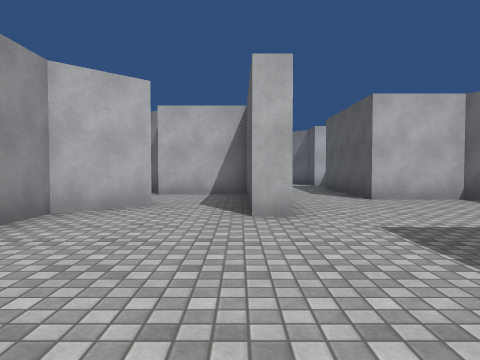
view 1 (above)

15 first-person views from a walk through a scene from a Unity 3-D project. The camera is 1.2 m above the floor, tilts 2° down and sees 70° across. The floor is counted in squares, 2 m on a side. Each view is taken from the middle of a square. On the plan, view 1 faces up. The plan holds only what a view shows up to about 10 squares ahead; the rest is blank. The place goes on beyond the plan. Surface patterns are stand-ins for the level's own textures.

view 2
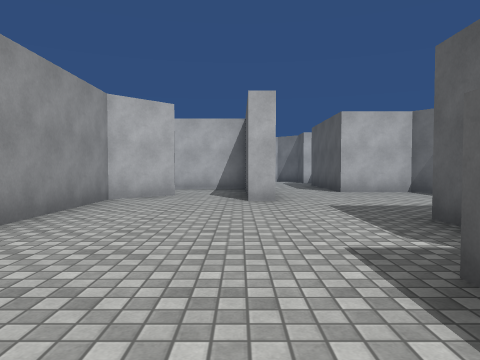

view 3
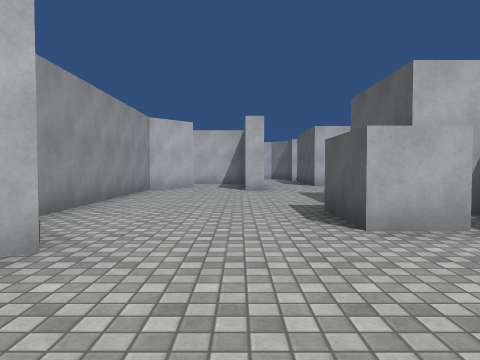

view 4
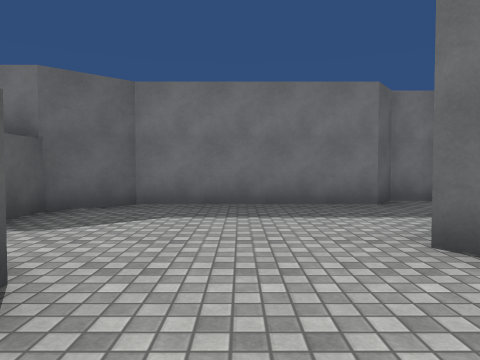

view 5
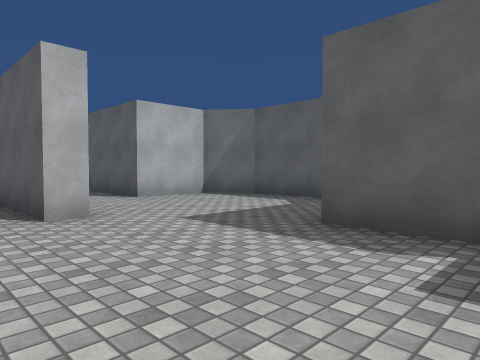

view 6
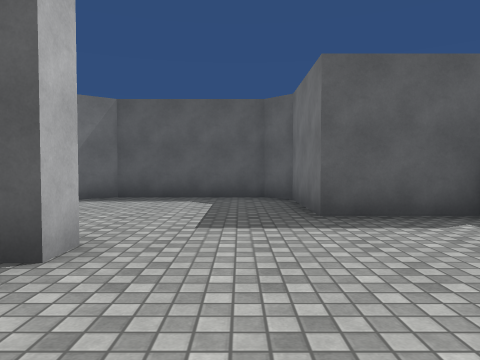

view 7
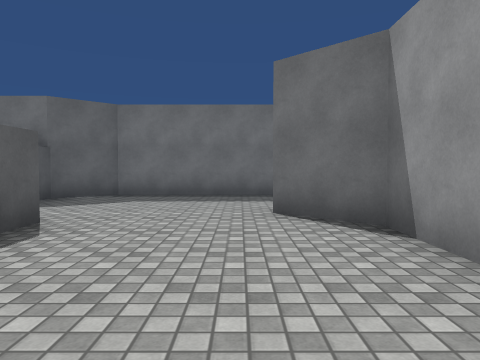

view 8
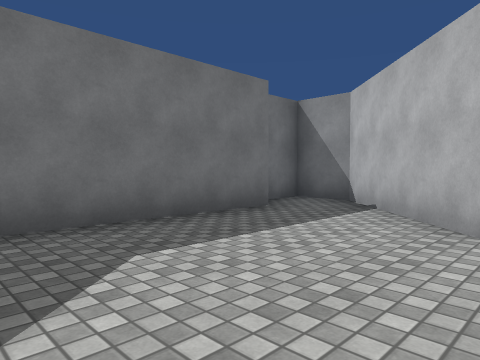

view 9
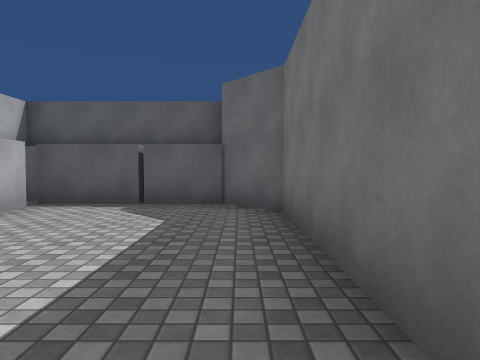

view 10
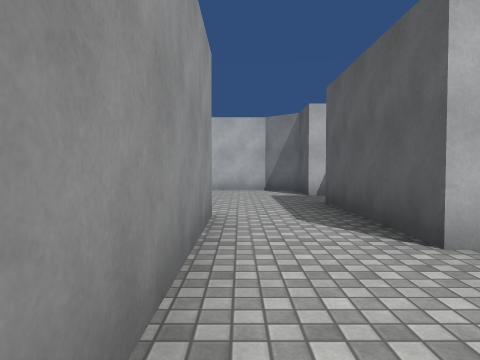

view 11
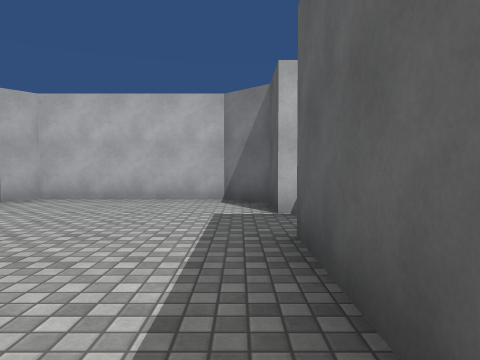

view 12
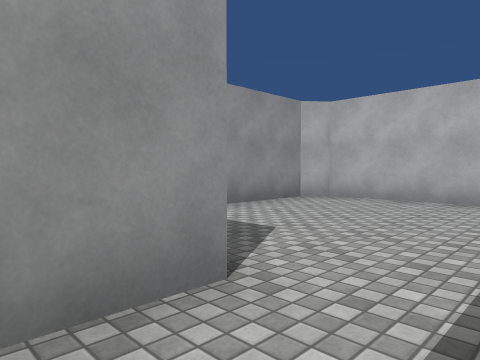

view 13
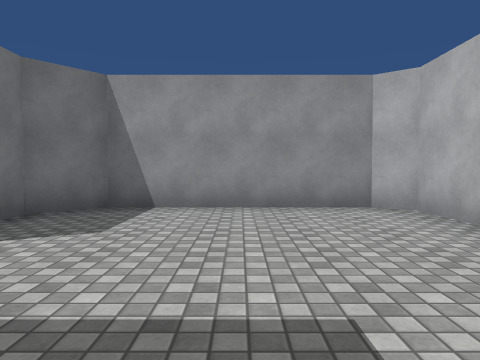

view 14
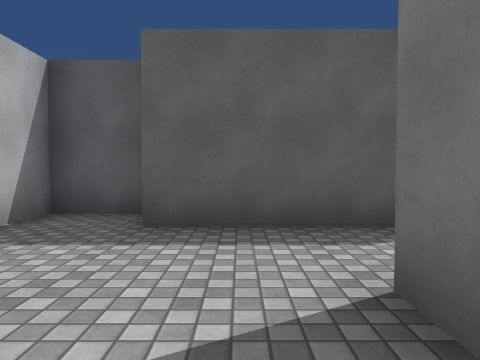

view 15
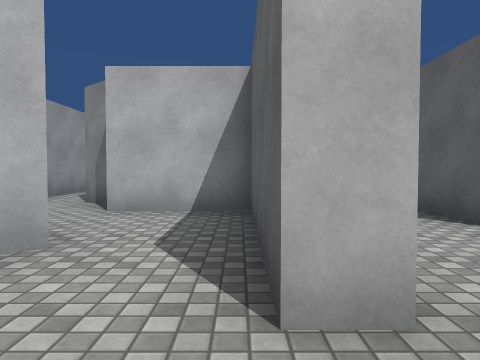

### Floor plan
Ten units are one square. View 1 is at (0, 0); x grows to the right and y downward. Boxes are objects, and circles mark ways between rooms. Rooms are numbered by the first view taken in them; rooms with no view inside come last. Other rooms are left out.
<svg viewBox="-44 -140 99 207">
<path fill="none" stroke="#000" d="M23 0 23 -20 45 -20 50 -25 50 -55 43 -65 25 -65M22 18 12 18 12 1M-14 -56 -25 -45 -25 15 -14 26 -39 51 -39 62 -28 62 -23 56 17 56 27 47 27 15M7 -64 7 -42 2 -42M35 -102 35 -115 25 -115 25 -128 17 -135 -18 -135 -22 -130 -22 -90 -13 -82 7 -82 7 -64M-39 -118 -39 -100M25 -65 25 -100"/>
<circle cx="15" cy="-75" r="3" fill="#2a7"/>
<text x="0" y="0">1</text>
<text x="0" y="-110">2</text>
</svg>
Room 1 opens to room 2.

Where each view was taken, in squares from view 1:
view 1: 0 up, 0 right, facing up
view 2: 2 down, 0 right, facing up
view 3: 5 down, 0 right, facing up
view 4: 0 up, 0 right, facing down
view 5: 0 up, 1 left, facing up-right
view 6: 3 up, 2 left, facing right
view 7: 2 up, 1 left, facing down
view 8: 2 down, 2 right, facing down-left
view 9: 5 down, 3 left, facing right
view 10: 4 up, 1 right, facing up
view 11: 7 up, 2 right, facing up
view 12: 7 up, 2 right, facing up-left
view 13: 11 up, 3 right, facing left
view 14: 9 up, 1 left, facing right
view 15: 3 up, 0 right, facing up
